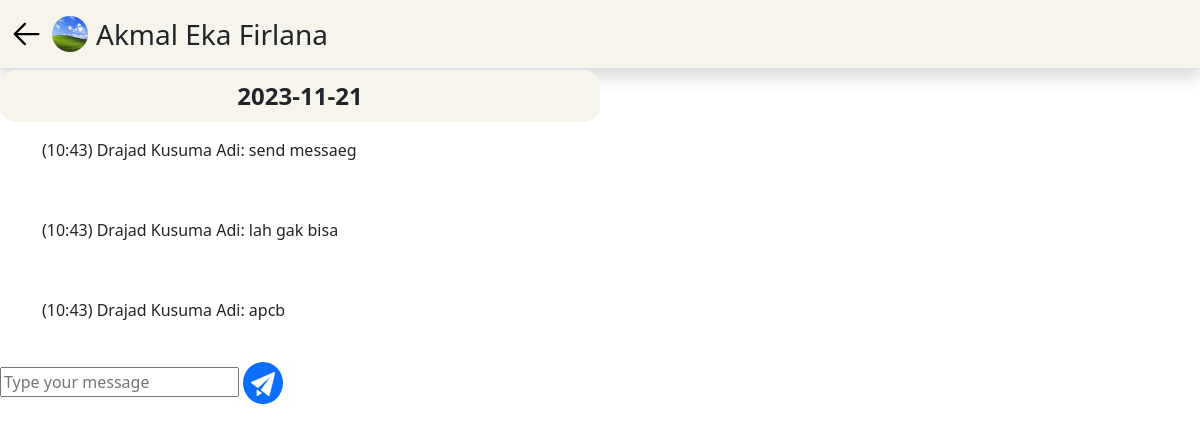
/Geoshop1.0/chatLog.php?targetId=7 (signed in), run on the app's committed database.
### tables this page shows
CREATE TABLE `users` (
  `user_id` int NOT NULL,
  `email` varchar(50) NOT NULL,
  `username` varchar(50) NOT NULL,
  `password` varchar(50) NOT NULL,
  `photo` varchar(255) DEFAULT NULL,
  `is_warn` tinyint(1) NOT NULL DEFAULT '0',
  `is_timeout` tinyint(1) NOT NULL DEFAULT '0',
  `timeout_end` date DEFAULT NULL,
  `is_ban` tinyint(1) NOT NULL DEFAULT '0',
  `is_shop` tinyint(1) NOT NULL DEFAULT '0',
  `is_admin` tinyint(1) NOT NULL DEFAULT '0'
);

CREATE TABLE `chats` (
  `chat_id` int NOT NULL,
  `sender_id` int NOT NULL,
  `target_id` int NOT NULL,
  `content` text NOT NULL,
  `datetime` datetime NOT NULL
);

### Geoshop1.0/chatLog.php (the view, shortened to what this page needs)
<?php
require_once "php/config.php";
$sql = "SELECT * FROM `chats` WHERE (`sender_id` = ? AND `target_id` = ?) OR (`sender_id` = ? AND `target_id` = ?)";
$stmt = $conn->prepare($sql);
$stmt->bind_param("ssss", $_SESSION["userId"], $_GET["targetId"], $_GET["targetId"], $_SESSION["userId"]);
$stmt->execute();
$result = $stmt->get_result();
$row = $result->fetch_all(MYSQLI_ASSOC);
if (isset($row)) {
    $sql = "SELECT * FROM `users` WHERE `user_id`=?";
    $stmt = $conn->prepare($sql);
    $stmt->bind_param("s", $_GET["targetId"]);
    $stmt->execute();
    $result = $stmt->get_result();
    $targetRow = $result->fetch_assoc();
    if ($targetRow) {
        $targetName = $targetRow["username"];
        $targetPhoto = $targetRow["photo"];
    } else {
        header("Location: error.php");
        die();
    }
} else {
    header("Location: error.php");
    die();
}
?>
<!DOCTYPE html>
<html lang="en">
<head>
    <link href="https://cdn.jsdelivr.net/npm/bootstrap@5.3.2/dist/css/bootstrap.min.css" rel="stylesheet">
</head>
<body>
    <header>
        <div class="d-flex flex-row align-items-center border-bottom border-2 p-2 shadow" style="background-color: #F6F4EB;">
            <a href="user/shopView.php" class="d-flex text-start align-items-center text-dark text-decoration-none">
            </a>
            <div class="d-flex text-start align-items-center">
                <img src="profilePicture/<?php
                                            if ($targetPhoto) {
                                                echo $targetPhoto;
                                            } else {
                                                echo "blankUser.jpg";
                                            }
                                            ?>" alt="Geoshop logo" width="36" height="36" class="rounded-circle m-2">
                <span class="fs-3 fw-normal"><?php
                                                echo $targetName;
                                                ?></span>
            </div>
        </div>
    </header>
    <?php
    $previousDate = null;
    foreach ($row as $chat) {
        $senderId = $chat["sender_id"];
        $content = $chat["content"];
        $datetime = $chat["datetime"];
        $sql = "SELECT * FROM `users` WHERE `user_id`=?";
        $stmt = $conn->prepare($sql);
        $stmt->bind_param("s", $senderId);
        $stmt->execute();
        $result = $stmt->get_result();
        $senderRow = $result->fetch_assoc();
        if ($senderRow) {
            $senderName = $senderRow["username"];
        } else {
            header("Location: error.php");
            die();
        }
        $formattedDate = date("Y-m-d", strtotime($datetime));
        if ($formattedDate !== $previousDate) {
            echo '<div class=" col-6 rounded-4 fs-4 fw-bold text-center p-2" style="background-color: #F6F4EB;">' . $formattedDate . '</div>';
            $previousDate = $formattedDate;
        }
    ?>
        <div class="container my-3">
            <span>(<?php echo date("H:i", strtotime($datetime)); ?>) </span>
            <span><?php echo $senderName ?>: </span>
            <span><?php echo $content ?></span>
        </div>
        <br>
    <?php
    }
    ?>
    <footer>
        <form action="php/sendMessage.php?targetId=<?php echo $_GET["targetId"] ?>" method="POST">
            <input type="text" name="message" placeholder="Type your message" autocomplete="off">
            <label class="rounded-circle p-2 bg-primary" style="cursor: pointer;">
            </label>
        </form>
    </footer>
</body>
</html>

### data on the page
users: photo (picture), username "Akmal Eka Firlana"
chats: datetime "2023-11-21", datetime "10:43", users.username "Drajad Kusuma Adi", content "send messaeg"
chats: datetime "10:43", users.username "Drajad Kusuma Adi", content "lah gak bisa"
chats: datetime "10:43", users.username "Drajad Kusuma Adi", content "apcb"
